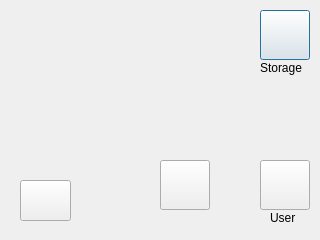
<?xml version="1.0" encoding="UTF-8"?>
<ui version="4.0">
 <class>Sett</class>
 <widget class="QDialog" name="Sett">
  <property name="geometry">
   <rect>
    <x>0</x>
    <y>0</y>
    <width>320</width>
    <height>240</height>
   </rect>
  </property>
  <property name="windowTitle">
   <string>Dialog</string>
  </property>
  <property name="styleSheet">
   <string notr="true">background-image: url(:/Images/BuffLogo3.png);</string>
  </property>
  <widget class="QPushButton" name="MemBtn">
   <property name="geometry">
    <rect>
     <x>260</x>
     <y>10</y>
     <width>50</width>
     <height>50</height>
    </rect>
   </property>
   <property name="text">
    <string/>
   </property>
   <property name="icon">
    <iconset resource="images.qrc">
     <normaloff>:/Images/mem.png</normaloff>:/Images/mem.png</iconset>
   </property>
   <property name="iconSize">
    <size>
     <width>52</width>
     <height>52</height>
    </size>
   </property>
  </widget>
  <widget class="QPushButton" name="DateTimeBtn">
   <property name="geometry">
    <rect>
     <x>160</x>
     <y>160</y>
     <width>50</width>
     <height>50</height>
    </rect>
   </property>
   <property name="text">
    <string/>
   </property>
   <property name="icon">
    <iconset resource="images.qrc">
     <normaloff>:/Images/batt.png</normaloff>:/Images/batt.png</iconset>
   </property>
   <property name="iconSize">
    <size>
     <width>52</width>
     <height>52</height>
    </size>
   </property>
  </widget>
  <widget class="QPushButton" name="UsrBtn">
   <property name="geometry">
    <rect>
     <x>260</x>
     <y>160</y>
     <width>50</width>
     <height>50</height>
    </rect>
   </property>
   <property name="text">
    <string/>
   </property>
   <property name="icon">
    <iconset resource="images.qrc">
     <normaloff>:/Images/add_user.png</normaloff>:/Images/add_user.png</iconset>
   </property>
   <property name="iconSize">
    <size>
     <width>52</width>
     <height>52</height>
    </size>
   </property>
  </widget>
  <widget class="QPushButton" name="BackMenu">
   <property name="geometry">
    <rect>
     <x>20</x>
     <y>180</y>
     <width>51</width>
     <height>41</height>
    </rect>
   </property>
   <property name="text">
    <string/>
   </property>
   <property name="icon">
    <iconset resource="images.qrc">
     <normaloff>:/Images/back.png</normaloff>:/Images/back.png</iconset>
   </property>
   <property name="iconSize">
    <size>
     <width>40</width>
     <height>40</height>
    </size>
   </property>
  </widget>
  <widget class="QLabel" name="Storage">
   <property name="geometry">
    <rect>
     <x>260</x>
     <y>60</y>
     <width>59</width>
     <height>16</height>
    </rect>
   </property>
   <property name="styleSheet">
    <string notr="true">background-color: rgba(255, 255, 255, 0);</string>
   </property>
   <property name="text">
    <string>Storage</string>
   </property>
  </widget>
  <widget class="QLabel" name="Dt">
   <property name="geometry">
    <rect>
     <x>150</x>
     <y>210</y>
     <width>71</width>
     <height>16</height>
    </rect>
   </property>
   <property name="text">
    <string/>
   </property>
  </widget>
  <widget class="QLabel" name="User">
   <property name="geometry">
    <rect>
     <x>270</x>
     <y>210</y>
     <width>59</width>
     <height>16</height>
    </rect>
   </property>
   <property name="autoFillBackground">
    <bool>false</bool>
   </property>
   <property name="styleSheet">
    <string notr="true">background-color: rgba(255, 255, 255, 0);</string>
   </property>
   <property name="text">
    <string>User</string>
   </property>
  </widget>
 </widget>
 <resources>
  <include location="images.qrc"/>
 </resources>
 <connections/>
</ui>
